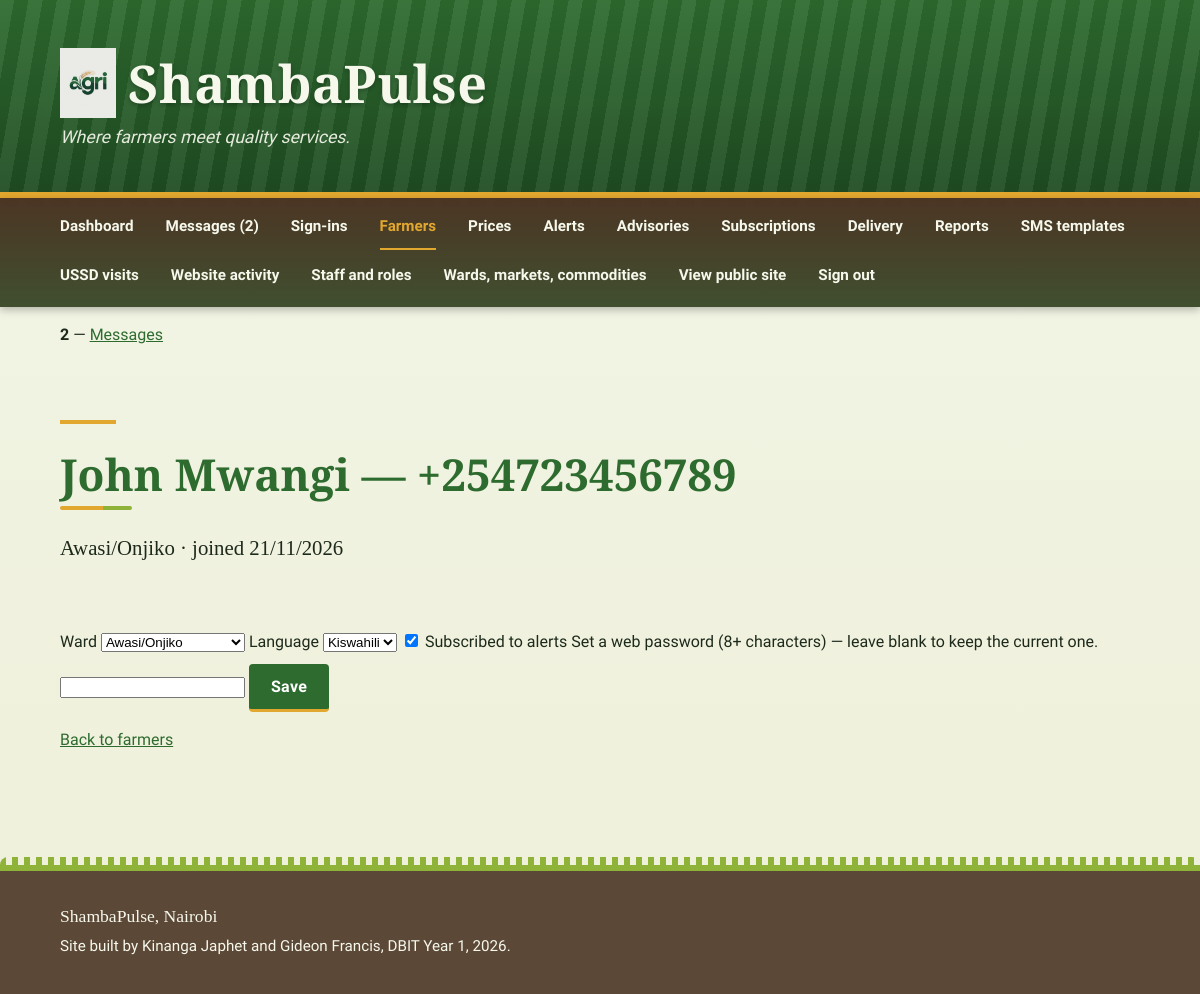
The page /admin/edit-farmer.php?id=2 (signed in) on the database its author committed.
### tables this page shows
CREATE TABLE farmer (
  farmer_id INT AUTO_INCREMENT PRIMARY KEY,
  full_name VARCHAR(80) NOT NULL,
  phone VARCHAR(20) NOT NULL UNIQUE,
  password_hash VARCHAR(255) NULL,
  county VARCHAR(50) NOT NULL,
  ward VARCHAR(50) NOT NULL,
  language VARCHAR(10) NOT NULL DEFAULT 'English',
  consent TINYINT(1) NOT NULL DEFAULT 0,
  consent_at TIMESTAMP NULL,
  subscribed TINYINT(1) NOT NULL DEFAULT 1,
  last_login_at TIMESTAMP NULL,
  created_at TIMESTAMP NOT NULL DEFAULT CURRENT_TIMESTAMP
);

### includes/bootstrap.php (called while the page is built, shortened)
<?php
function db(): PDO {
    static $pdo = null;
    if ($pdo === null) {
        $pdo = new PDO(
            'mysql:host=' . DB_HOST . ';dbname=' . DB_NAME . ';charset=utf8mb4',
            DB_USER, DB_PASS,
            [PDO::ATTR_ERRMODE => PDO::ERRMODE_EXCEPTION, PDO::ATTR_DEFAULT_FETCH_MODE => PDO::FETCH_ASSOC]
        );
        ensure_columns($pdo);
    }
    return $pdo;
}
function ensure_columns(PDO $pdo): void {
    foreach ([
        "ALTER TABLE message ADD COLUMN is_read TINYINT(1) NOT NULL DEFAULT 0",
        "ALTER TABLE farmer ADD COLUMN password_hash VARCHAR(255) NULL",
        "ALTER TABLE farmer ADD COLUMN last_login_at TIMESTAMP NULL",
        "ALTER TABLE farmer ADD COLUMN consent_at TIMESTAMP NULL",
        "ALTER TABLE price ADD COLUMN recorded_by INT NULL",
        "ALTER TABLE alert ADD COLUMN title VARCHAR(120) NOT NULL DEFAULT ''",
        "ALTER TABLE alert ADD COLUMN severity VARCHAR(10) NOT NULL DEFAULT 'info'",
        "ALTER TABLE alert ADD COLUMN ward VARCHAR(50) NOT NULL DEFAULT ''",
        "ALTER TABLE alert ADD COLUMN created_by INT NULL",
    ] as $sql) {
        try { $pdo->exec($sql); } catch (Throwable $e) {  }
    }
    ensure_doc_tables($pdo);
}
function ensure_doc_tables(PDO $pdo): void {
    foreach ($tables as $sql) {
        try { $pdo->exec($sql); } catch (Throwable $e) {  }
    }
    try {
        if ((int)($pdo->query("SELECT COUNT(*) FROM ward")->fetchColumn()) === 0) {
            $pdo->exec("INSERT INTO ward (name, lat, lon) VALUES ('Ahero', -0.1728, 34.9214), ('Awasi/Onjiko', -0.1833, 34.9833), ('East Kano/Wawidhi', -0.2167, 34.9667), ('Kabonyo/Kanyagwal', -0.2833, 34.9167), ('Kobura', -0.2333, 34.8333)");
        }
        if ((int)($pdo->query("SELECT COUNT(*) FROM market")->fetchColumn()) === 0) {
            $pdo->exec("INSERT INTO market (name, ward) VALUES ('Ahero', 'Ahero'), ('Awasi', 'Awasi/Onjiko'), ('Rabuor', 'Kobura'), ('Pap Onditi', 'East Kano/Wawidhi'), ('Nyando', 'Kabonyo/Kanyagwal'), ('Katito', 'East Kano/Wawidhi')");
        }
        if ((int)($pdo->query("SELECT COUNT(*) FROM commodity")->fetchColumn()) === 0) {
            $pdo->exec("INSERT INTO commodity (name, unit) VALUES ('Maize', '90kg bag'), ('Beans', '90kg bag'), ('Rice', '90kg bag'), ('Sorghum', '90kg bag'), ('Finger Millet', '90kg bag'), ('Groundnuts', 'kg'), ('Tomatoes', 'kg'), ('Onions', 'kg'), ('Sukuma Wiki', 'bunch'), ('Milk', 'litre'), ('Eggs', 'tray'), ('Live Chicken', 'bird'), ('Goat', 'animal'), ('Cattle', 'animal')");
        }
        if ((int)($pdo->query("SELECT COUNT(*) FROM staff")->fetchColumn()) === 0) {
            $st = $pdo->prepare("INSERT INTO staff (name, username, email, password_hash, role, ward) VALUES (?,?,?,?,?,?)");
            $st->execute(['ShambaPulse Admin', 'admin', 'admin@shambapulse.ke', password_hash('admin123', PASSWORD_DEFAULT), 'admin', '']);
            $st->execute(['Ahero Extension Officer', 'officer', 'officer@shambapulse.ke', password_hash('Officer123!', PASSWORD_DEFAULT), 'officer', 'Ahero']);
        }
        if ((int)($pdo->query("SELECT COUNT(*) FROM forecast")->fetchColumn()) === 0) seed_forecasts($pdo);
        if ((int)($pdo->query("SELECT COUNT(*) FROM advisory")->fetchColumn()) === 0) {
            $pdo->exec("INSERT INTO advisory (title, body_en, body_sw, ward, published_by) VALUES ('Planting after the rains', 'Plant maize within 3 days of the first heavy rain. Use certified seed and apply fertilizer after germination, not before the rain.', 'Panda mahindi ndani ya siku 3 baada ya mvua ya kwanza. Tumia mbegu bora na weka mbolea baada ya kumea, si kabla ya mvua.', 'Ahero', 2), ('Mulching during dry spells', 'Cover your crops with dry grass or leaves to keep soil moisture. Water early in the morning or late in the evening.', 'Funika mazao yako kwa majani makavu ili kuhifadhi unyevu. Mwagilia maji asubuhi na mapema au jioni.', 'Awasi/Onjiko', 2), ('Vaccinate livestock before the rains', 'Take goats and cattle for vaccination at the nearest veterinary point before the heavy rains start.', 'Peleka mbuzi na ngombe kwa chanjo kwenye kituo cha mifugo kabla ya mvua kubwa kuanza.', 'Kobura', 2)");
        }
        if ((int)($pdo->query("SELECT COUNT(*) FROM subscription")->fetchColumn()) === 0) {
            $pdo->exec("INSERT IGNORE INTO subscription (farmer_id, ward, channel, active) SELECT farmer_id, ward, 'sms', subscribed FROM farmer");
        }
    } catch (Throwable $e) {  }
}
function q(string $sql, array $params = []): array {
    $st = db()->prepare($sql);
    $st->execute($params);
    return $st->fetchAll();
}
function e(?string $s): string {
    return htmlspecialchars((string)$s, ENT_QUOTES, 'UTF-8');
}
    ?>

### admin/edit-farmer.php (the view, shortened to what this page needs)
<?php
require_once __DIR__ . '/_admin.php';
$id = (int)($_GET['id'] ?? $_POST['id'] ?? 0);
$f = q('SELECT * FROM farmer WHERE farmer_id = ?', [$id])[0] ?? null;
?>
    <section class="page-intro"><h2><?= e($f['full_name']) ?> — <?= e($f['phone']) ?></h2><p><?= e($f['ward']) ?> &middot; joined <?= e(date('d/m/Y', strtotime($f['created_at']))) ?></p></section>
    <section class="contact-form-section"><form method="post">
        <label for="ward">Ward</label>
        <select id="ward" name="ward"><?php foreach (COUNTIES[SCOPE_COUNTY] as $w): ?><option<?= $w === $f['ward'] ? ' selected' : '' ?>><?= e($w) ?></option><?php endforeach; ?></select>
        <label for="language">Language</label>
        <select id="language" name="language"><option<?= $f['language'] === 'English' ? ' selected' : '' ?>>English</option><option<?= $f['language'] === 'Kiswahili' ? ' selected' : '' ?>>Kiswahili</option></select>
        <label><input type="checkbox" name="subscribed" value="1" style="width:auto"<?= $f['subscribed'] ? ' checked' : '' ?>> Subscribed to alerts</label>
        <label for="new_password">Set a web password (8+ characters) — leave blank to keep the current one.</label>
        <input id="new_password" name="new_password" type="text" minlength="8" autocomplete="off">
        <button type="submit" class="hero-button">Save</button>
    </form></section>
    <p><a href="farmers.php">Back to farmers</a></p>

### css/style.css (style rules this page uses)
:root { --leaf: #2e6b2f; --leaf-dark: #1f4d22; --soil: #4a3322e2; --soil-dark: #404f2f; --grain: #e2a72e; --grain-dark: #c48d1c; --sprout: #8fb339; --field: #f3f5e8; --card: #ffffff; --ink: #1d2a1b; --ink-soft: #4d5a47; --font-head: 'Source Serif 4', Georgia, serif; --font-body: 'Source Sans 3', Arial, Helvetica, sans-serif; }
* { box-sizing: border-box; }
h1, h2, h3 { font-family: var(--font-head); font-weight: 600; line-height: 1.2; }
a { color: var(--leaf); }
body { margin: 0; color: var(--ink); line-height: 1.55; font-family: var(--font-body); background-color: var(--field); background-image: linear-gradient(180deg, #f3f5e8 0%, #eef0d9 100%); display: grid; grid-template-columns: minmax(0, 1fr) 18rem; grid-template-areas: "header header" "nav nav" "main aside" "footer footer"; }
.register-btn, .hero-button { display: inline-block; margin-top: 10px; padding: 13px 22px; background: var(--leaf); color: #fff; font-family: var(--font-body); font-size: 1rem; font-weight: 700; letter-spacing: 0.02em; text-decoration: none; border: 0; border-radius: 4px; border-bottom: 3px solid var(--grain); cursor: pointer; transition: background-color 0.2s ease, transform 0.2s ease; }
body.inner { --page-pad: max(1.5rem, calc((100% - 70rem) / 2 + 1.25rem)); }
body.inner main h2 { position: relative; margin: 0 0 1.25rem; padding-bottom: 0.6rem; color: var(--leaf); font-size: clamp(1.6rem, 3vw, 2.1rem); }
body.inner main h2::after { content: ""; position: absolute; left: 0; bottom: 0; width: 4.5rem; height: 4px; background: linear-gradient(90deg, var(--grain) 0 60%, var(--sprout) 60% 100%); border-radius: 2px; }
body.inner main > section { margin-top: 3.5rem; }
body.inner .page-intro { max-width: 46rem; margin-top: 0; padding: 3.5rem 0 0.5rem; }
body.inner .page-intro::before { content: ""; display: block; width: 3.5rem; height: 4px; margin-bottom: 1.5rem; background: var(--grain); }
body.inner .page-intro h2 { font-size: clamp(2rem, 4.5vw, 2.75rem); }
body.inner .page-intro p { margin: 0; font-family: var(--font-head); font-size: clamp(1.1rem, 2vw, 1.3rem); line-height: 1.7; }

### rows shown on the page
farmer: full_name "John Mwangi", phone "+254723456789", ward "Awasi/Onjiko", created_at "21/11/2026", language "Kiswahili", subscribed "☑"

### other values the page prints
$label "Dashboard"
$label "Messages (2)"
$label "Sign-ins"
$label "Farmers"
$label "Prices"
$label "Alerts"
$label "Advisories"
$label "Subscriptions"
$label "Delivery"
$label "Reports"
$label "SMS templates"
$label "USSD visits"
$label "Website activity"
$label "Staff and roles"
$label "Wards, markets, commodities"
